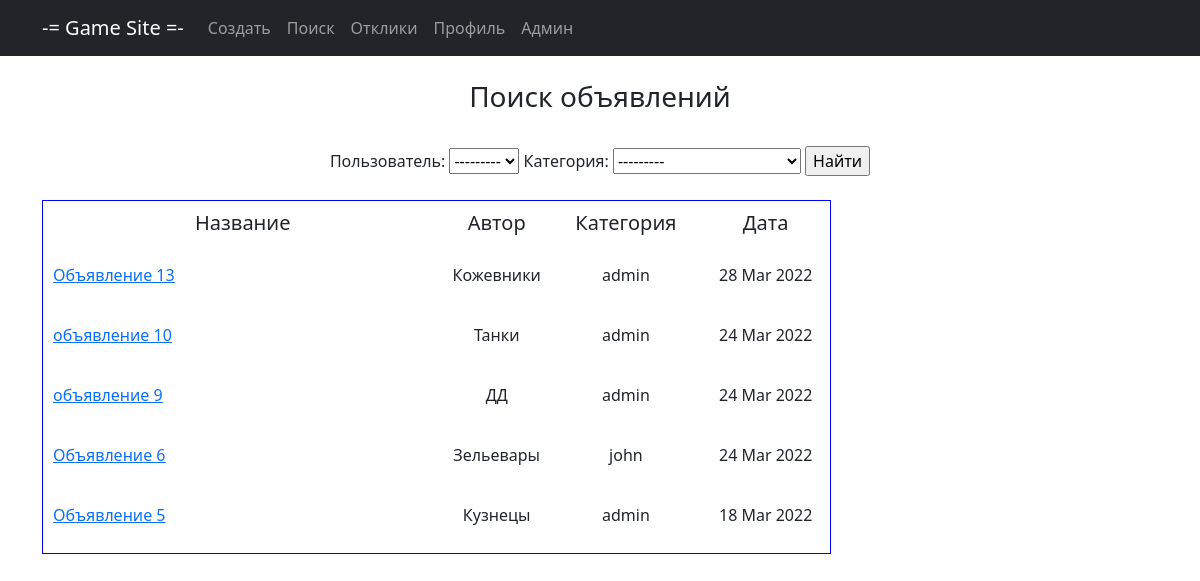
The app's page /search/ with its own data.
### main/models.py (models this page shows, shortened)
class Note(models.Model):
    title = models.CharField(max_length=128, verbose_name='Название')
    content = RichTextUploadingField(verbose_name='Контент')
    datetime = models.DateTimeField(auto_now_add=True, verbose_name='Дата создания')
    user = models.ForeignKey(User, blank=True, null=True, on_delete=models.CASCADE, verbose_name='Пользователь')
    category = models.ForeignKey(Category, on_delete=models.CASCADE, verbose_name='Категория')

class Category(models.Model):
    name = models.CharField(max_length=64, unique=True, verbose_name='Название')
    def __str__(self):
        return f'{self.name}'

### main/views.py (the view)
# urls.py: path('search/', NoteSearch.as_view(), name='search'),
class NoteSearch(ListView):
    model = Note
    template_name = 'note_search.html'
    context_object_name = 'note'
    ordering = ['-datetime']
    def get_context_data(self, **kwargs):
        context = super().get_context_data(**kwargs)
        context['filter'] = NoteFilter(self.request.GET, queryset=self.get_queryset())
        return context

### templates/note_search.html (shortened to what this page needs)
{% extends 'static/default.html' %}
{% block content %}
<br><h3>Поиск объявлений</h3>
<br><form method="GET">
    {{ filter.form }}
    <input type="submit" value="Найти">
</form><br>
<table cellspacing="5" cellpadding="10" border="1"
       style=" border-spacing : 10px; border-color : blue; border-style: solid;" bgcolor="FFFFFF">
    <tr>
        <td width="400">
            <h5>Название</h5>
        </td>
        <td width="100">
            <h5>Автор</h5>
        </td>
        <td width="150">
            <h5>Категория</h5>
        </td>
        <td width="130">
            <h5>Дата</h5>
        </td>
    </tr>
    {% for note in filter.qs %}
    <tr>
        <td>
            <p align="left"><a href="{% url 'detail' note.id %}"><u>{{ note.title | truncatechars:60 }}</u></a></p>
        </td>
        <td>
            <p align="center">{{ note.category }}</p>
        </td>
        <td>
            <p align="center">{{ note.user }}</p>
        </td>
        <td>
            <p align="center">{{ note.datetime | date:"d M Y" }}</p>
        </td>
    </tr>
    {% endfor %}
</table>
<br>
{% endblock content %}

### records on screen
Note: title "Объявление 13", category "Кожевники", user "admin", datetime "28 Mar 2022"
Note: title "объявление 10", category "Танки", user "admin", datetime "24 Mar 2022"
Note: title "объявление 9", category "ДД", user "admin", datetime "24 Mar 2022"
Note: title "Объявление 6", category "Зельевары", user "john", datetime "24 Mar 2022"
Note: title "Объявление 5", category "Кузнецы", user "admin", datetime "18 Mar 2022"
